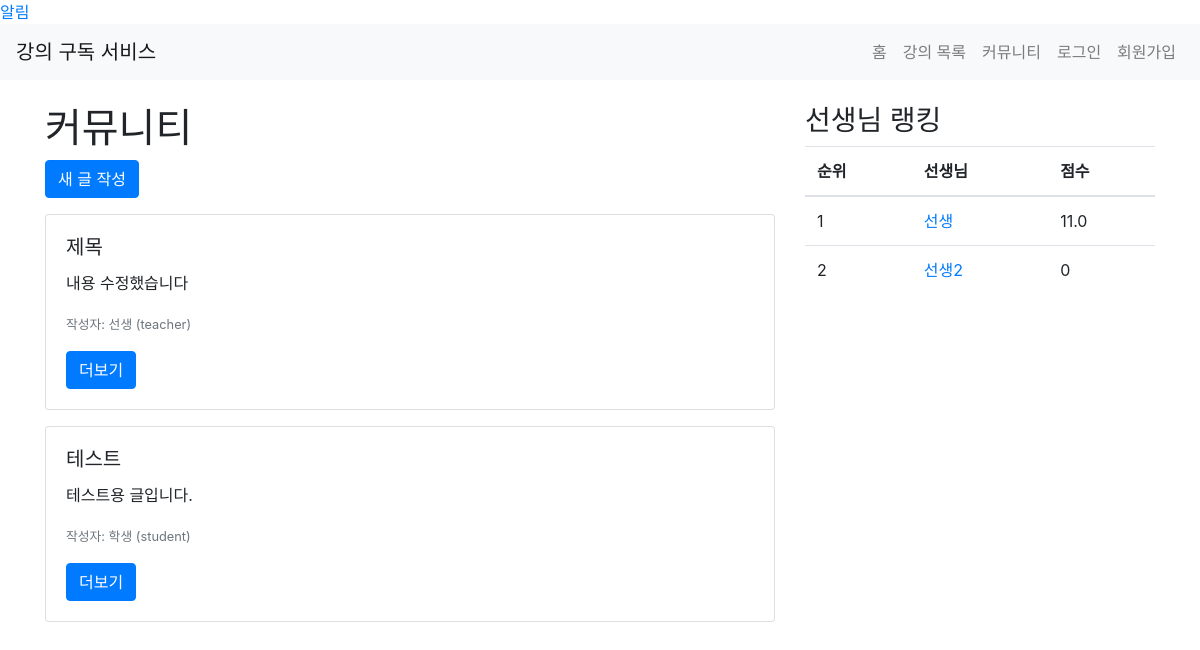
The app's page /community/posts with its own data.
### app/models.py (models this page shows, shortened)
class Post(db.Model):
    id = db.Column(db.Integer, primary_key=True)
    title = db.Column(db.String(200), nullable=False)
    content = db.Column(db.Text, nullable=False)
    created_at = db.Column(db.DateTime, default=datetime.utcnow)
    author_id = db.Column(db.Integer, db.ForeignKey('user.id'), nullable=False)
    author = db.relationship('User', backref=db.backref('posts', lazy=True))

class User(UserMixin, db.Model):
    id = db.Column(db.Integer, primary_key=True)
    name = db.Column(db.String(100), nullable=False)
    email = db.Column(db.String(120), unique=True, nullable=False)
    password = db.Column(db.String(255), nullable=False)
    role = db.Column(db.String(20), nullable=False)  # 'student' 또는 'teacher'
    enrollments = db.relationship('Enrollment', back_populates='student', lazy=True)
    courses = db.relationship('Course', back_populates='teacher', lazy=True)  # 강사가 가르치는 강좌들
    subscription = db.relationship('Subscription', back_populates='subscriber', uselist=False)
    bio = db.Column(db.Text)
    notifications = db.relationship('Notification', back_populates='user', lazy=True)

### app/views/community.py (the view)
@bp.route('/posts')
def post_list():
    posts = Post.query.order_by(Post.created_at.desc()).all()
    rankings = get_teacher_rankings()
    return render_template('community/post_list.html', posts=posts, rankings=rankings)

### app/views/teachers.py (called while the page is built)
def get_teacher_rankings():
    teachers = User.query.filter_by(role='teacher').all()
    teacher_scores = []
    for teacher in teachers:
        enrollments = Enrollment.query.join(Course).filter(Course.teacher == teacher).all()
        num_students = len(enrollments)
        avg_rating = sum(enrollment.rating or 0 for enrollment in enrollments) / num_students if num_students > 0 else 0
        score = num_students * avg_rating
        teacher_scores.append((teacher, score))
    rankings = sorted(teacher_scores, key=lambda x: x[1], reverse=True)
    return rankings

### app/templates/community/post_list.html (shortened to what this page needs)
{% extends 'base.html' %}
{% block content %}
<div class="row">
    <div class="col-md-8">
        <h1>커뮤니티</h1>
        <div class="mb-3">
            <a href="{{ url_for('community.new_post') }}" class="btn btn-primary">새 글 작성</a>
        </div>
        {% for post in posts %}
        <div class="card mb-3">
            <div class="card-body">
                <h5 class="card-title">{{ post.title }}</h5>
                <p class="card-text">{{ post.content|truncate(100) }}</p>
                <p class="card-text"><small class="text-muted">작성자: {{ post.author.name }} ({{ post.author.role }})</small></p>
                <a href="{{ url_for('community.post_detail', post_id=post.id) }}" class="btn btn-primary">더보기</a>
            </div>
        </div>
        {% endfor %}
    </div>
    <div class="col-md-4">
        <h3>선생님 랭킹</h3>
        <table class="table">
            <thead>
                <tr>
                    <th>순위</th>
                    <th>선생님</th>
                    <th>점수</th>
                </tr>
            </thead>
            <tbody>
                {% for teacher, score in rankings %}
                <tr>
                    <td>{{ loop.index }}</td>
                    <td><a href="{{ url_for('teachers.profile', teacher_id=teacher.id) }}">{{ teacher.name }}</a></td>
                    <td>{{ score }}</td>
                </tr>
                {% endfor %}
            </tbody>
        </table>
    </div>
</div>
{% endblock %}

### records on screen
Post: title "제목", content "내용 수정했습니다", author.name "선생", author.role "teacher"
Post: title "테스트", content "테스트용 글입니다.", author.name "학생", author.role "student"
User: name "선생", score "11.0"
User: name "선생2", score "0"
